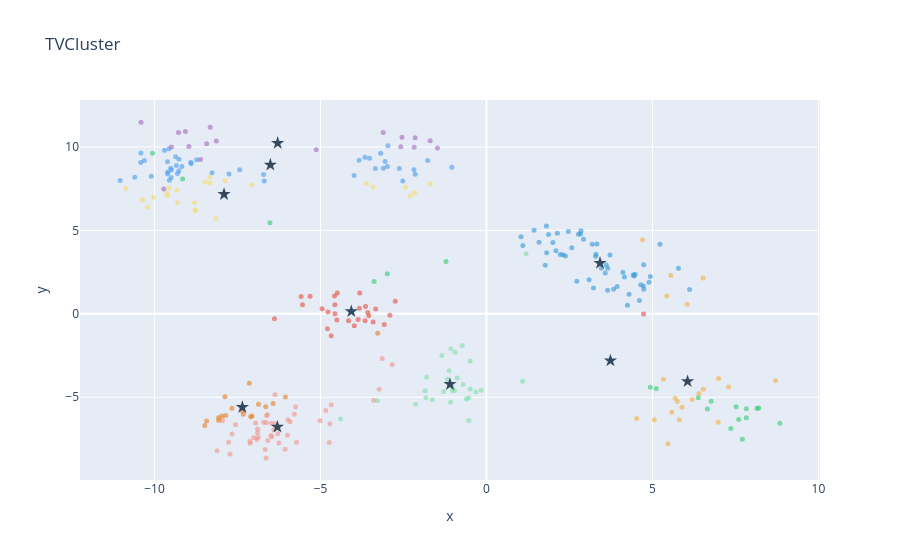

The notebook cell saved with this chart:
### Code cell
rdpm_centroids = tvclust.centroids
df = pd.DataFrame(X, columns=['x', 'y'])
df['label'] = tvclust._labels
fig = plot_dataframe(df, title='TVCluster', x='x', y='y', label='label')
for i, centroid in enumerate(rdpm_centroids):
    fig = plot_centroid(fig, centroid, colors=["#34495e"], marker_size=10, symbol='star', name=f'Centroid {i}')
fig.update_layout(showlegend=False)
fig.show()

### Figure 1 — Plotly figure (JSON) as saved in the notebook; plotly's stock layout.template omitted (floating-point values rounded to 4 significant figures)
{"data": [{"hovertemplate": "label=0<br>x=%{x}<br>y=%{y}<extra></extra>", "legendgroup": "0", "marker": {"color": "#f7dc6f", "opacity": 0.6, "size": 5, "symbol": "circle"}, "mode": "markers", "name": "0", "orientation": "v", "showlegend": true, "type": "scatter", "x": [-10.86, -8.793, -10.04, -9.631, -1.687, -8.481, -8.323, -10.22, -10.36, -8.152, -2.3, -7.884, -9.569, -3.616, -2.442, -3.417, -8.333, -9.324, -8.774, -9.313, -7.073, -8.78, -2.166, -9.611], "xaxis": "x", "y": [7.51, 6.672, 6.989, 7.209, 7.793, 7.884, 7.837, 6.386, 6.839, 5.711, 7.055, 7.975, 7.54, 7.818, 7.59, 7.602, 8.189, 7.405, 6.246, 6.67, 7.729, 6.181, 7.251, 7.087], "yaxis": "y"}, {"hovertemplate": "label=1<br>x=%{x}<br>y=%{y}<extra></extra>", "legendgroup": "1", "marker": {"color": "#82e0aa", "opacity": 0.6, "size": 5, "symbol": "circle"}, "mode": "markers", "name": "1", "orientation": "v", "showlegend": true, "type": "scatter", "x": [-1.125, -1.805, -0.1599, -1.071, -0.7283, -1.179, -0.8821, -0.7067, -1.343, -1.82, -4.399, -2.135, -0.9477, -1.849, 1.085, -0.5308, -0.5317, -0.9666, 1.193, -0.6041, -1.631, -0.3236, -1.034, -1.081, -0.49, -0.4915, -1.29, -1.023, -3.285], "xaxis": "x", "y": [-3.405, -3.798, -4.583, -2.1, -1.905, -3.927, -3.842, -4.231, -2.499, -5.025, -6.297, -5.42, -2.299, -4.608, -4.046, -5.032, -6.387, -4.596, 3.601, -5.098, -5.154, -4.685, -4.395, -5.301, -4.501, -2.82, -4.653, -4.591, -5.212], "yaxis": "y"}, {"hovertemplate": "label=2<br>x=%{x}<br>y=%{y}<extra></extra>", "legendgroup": "2", "marker": {"color": "#f1948a", "opacity": 0.6, "size": 5, "symbol": "circle"}, "mode": "markers", "name": "2", "orientation": "v", "showlegend": true, "type": "scatter", "x": [-4.735, -6.62, -6.894, -6.406, -6.286, -7.01, -7.12, -3.14, -5.997, -6.629, -7.951, -6.877, -6.894, -6.666, -5.749, -5.979, -3.232, -3.399, -6.587, -6.476, -4.719, -8.117, -5.721, -7.125, -6.358, -7.769, -7.663, -6.371, -5.787, -6.706, -6.917, -4.676, -5.916, -7.56, -4.84, -6.491, -6.471, -6.957, -5.014, -6.639, -6.254, -6.603, -6.066, -7.726, -2.84], "xaxis": "x", "y": [-7.712, -6.098, -7.125, -6.953, -7.193, -7.413, -7.754, -2.679, -7.272, -6.534, -6.398, -7.391, -6.908, -8.126, -5.574, -6.365, -4.527, -5.184, -7.594, -6.553, -6.581, -8.201, -7.701, -7.634, -6.583, -7.696, -7.202, -4.852, -6.021, -6.495, -7.53, -5.45, -6.467, -6.648, -5.793, -7.287, -7.367, -6.539, -6.406, -8.634, -7.737, -6.053, -8.111, -8.395, -3.032], "yaxis": "y"}, {"hovertemplate": "label=3<br>x=%{x}<br>y=%{y}<extra></extra>", "legendgroup": "3", "marker": {"color": "#499cef", "opacity": 0.6, "size": 5, "symbol": "circle"}, "mode": "markers", "name": "3", "orientation": "v", "showlegend": true, "type": "scatter", "x": [-2.625, -9.266, -9.607, -7.435, -2.523, -10.41, -9.491, -9.601, -9.564, -6.716, -3.186, -2.185, -9.5, -8.906, -8.898, -3.11, -9.31, -11.04, -6.694, -10.1, -3.522, -9.175, -3.054, -9.264, -1.771, -1.044, -8.731, -9.697, -10.31, -9.607, -3.837, -3.66, -2.148, -9.513, -9.364, -2.988, -3.988, -7.755, -2.97, -10.41, -9.343, -3.348, -8.267, -9.554, -10.59], "xaxis": "x", "y": [8.713, 8.571, 9.11, 8.631, 7.957, 9.077, 8.625, 8.501, 9.896, 8.356, 9.626, 8.629, 8.176, 9.088, 8.997, 8.723, 8.412, 7.991, 7.957, 8.241, 9.329, 8.834, 9.125, 9.268, 9.186, 8.789, 9.238, 9.8, 9.185, 8.396, 9.211, 9.39, 8.369, 8.721, 9.411, 8.829, 8.294, 8.377, 10.07, 9.642, 8.891, 8.705, 8.459, 8.003, 8.184], "yaxis": "y"}, {"hovertemplate": "label=4<br>x=%{x}<br>y=%{y}<extra></extra>", "legendgroup": "4", "marker": {"color": "#f5b041", "opacity": 0.6, "size": 5, "symbol": "circle"}, "mode": "markers", "name": "4", "orientation": "v", "showlegend": true, "type": "scatter", "x": [5.431, 6.199, 6.526, 5.466, 5.054, 5.809, 5.89, 6.043, 5.329, 6.534, 7.294, 6.981, 8.71, 5.75, 6.991, 6.4, 4.525, 5.684, 5.555, 4.7, 5.581], "xaxis": "x", "y": [1.064, -5.13, 2.148, -7.792, -6.353, -6.353, -5.603, 0.5713, -3.922, -4.515, -4.385, -6.502, -3.998, -5.261, -3.877, -4.782, -6.279, -5.067, 2.302, 4.436, -5.896], "yaxis": "y"}, {"hovertemplate": "label=5<br>x=%{x}<br>y=%{y}<extra></extra>", "legendgroup": "5", "marker": {"color": "#a569bd", "opacity": 0.6, "size": 5, "symbol": "circle"}, "mode": "markers", "name": "5", "orientation": "v", "showlegend": true, "type": "scatter", "x": [-8.964, -3.111, -2.148, -1.478, -9.491, -8.137, -2.178, -1.697, -10.41, -8.323, -2.545, -5.129, -9.277, -2.581, -9.722, -8.43, -8.613, -9.069], "xaxis": "x", "y": [10.03, 10.87, 10.55, 9.946, 9.993, 10.36, 9.99, 10.37, 11.49, 11.18, 10.58, 9.836, 10.87, 10.02, 7.477, 10.19, 9.251, 10.93], "yaxis": "y"}, {"hovertemplate": "label=6<br>x=%{x}<br>y=%{y}<extra></extra>", "legendgroup": "6", "marker": {"color": "#e74c3c", "opacity": 0.6, "size": 5, "symbol": "circle"}, "mode": "markers", "name": "6", "orientation": "v", "showlegend": true, "type": "scatter", "x": [-3.981, -3.414, -3.655, -4.952, -4.154, -4.678, -3.645, -6.387, -4.492, -5.314, -3.079, -3.544, 4.732, -4.567, -5.585, -4.508, -3.867, -5.543, -4.566, -3.829, -4.776, -4.791, -3.816, -2.747, -2.909, -3.578, -4.578, -3.338], "xaxis": "x", "y": [-0.7159, -0.4824, -0.4092, 0.3048, -0.4124, -1.31, 0.4449, -0.3018, 1.251, 1.058, -0.6346, -0.1089, -0.0144, 0.5425, 1.038, -0.3689, -0.3358, 0.5432, 0.008003, 0.3395, 0.1106, -0.8877, 1.247, 0.7495, -0.08176, 0.08325, 1.066, 0.2921], "yaxis": "y"}, {"hovertemplate": "label=7<br>x=%{x}<br>y=%{y}<extra></extra>", "legendgroup": "7", "marker": {"color": "#2ecc71", "opacity": 0.6, "size": 5, "symbol": "circle"}, "mode": "markers", "name": "7", "orientation": "v", "showlegend": true, "type": "scatter", "x": [8.2, 4.936, 8.151, 7.521, -10.06, 7.599, -6.524, 7.828, 7.828, 7.707, -3.385, -9.154, 7.36, -1.219, 6.379, 5.115, 6.654, -2.989, 6.769, 8.839], "xaxis": "x", "y": [-5.638, -4.399, -5.679, -5.57, 9.63, -6.33, 5.456, -6.222, -5.686, -7.512, 1.937, 8.082, -6.878, 3.137, -5.036, -4.476, -5.706, 2.405, -5.239, -6.562], "yaxis": "y"}, {"hovertemplate": "label=8<br>x=%{x}<br>y=%{y}<extra></extra>", "legendgroup": "8", "marker": {"color": "#3498db", "opacity": 0.6, "size": 5, "symbol": "circle"}, "mode": "markers", "name": "8", "orientation": "v", "showlegend": true, "type": "scatter", "x": [1.041, 4.936, 4.897, 4.645, 3.328, 4.737, 3.578, 4.11, 2.136, 1.582, 4.297, 4.248, 4.605, 3.089, 2.379, 2.466, 5.227, 2.848, 2.303, 3.655, 3.649, 3.464, 1.814, 3.72, 1.77, 3.938, 3.289, 2.77, 4.42, 3.831, 2.001, 4.448, 4.727, 3.225, 1.095, 3.608, 4.479, 4.155, 2.835, 2.922, 6.118, 2.221, 2.569, 1.805, 3.185, 2.721, 4.74, 3.3, 1.433, 5.783, 1.871, 2.092], "xaxis": "x", "y": [4.624, 2.234, 1.899, 1.739, 4.182, 2.942, 2.447, 2.486, 4.824, 4.292, 1.171, 0.5097, 0.8045, 2.042, 3.469, 4.936, 4.164, 4.975, 3.539, 2.731, 1.407, 2.726, 3.668, 3.523, 2.914, 1.646, 3.454, 4.772, 2.33, 1.471, 4.279, 2.275, 1.674, 1.553, 4.102, 2.924, 2.377, 2.209, 4.791, 4.469, 1.455, 3.561, 3.959, 5.26, 4.172, 1.947, 1.47, 3.57, 5.011, 2.725, 4.75, 3.776], "yaxis": "y"}, {"hovertemplate": "label=9<br>x=%{x}<br>y=%{y}<extra></extra>", "legendgroup": "9", "marker": {"color": "#e67e22", "opacity": 0.6, "size": 5, "symbol": "circle"}, "mode": "markers", "name": "9", "orientation": "v", "showlegend": true, "type": "scatter", "x": [-8.487, -7.879, -8.431, -7.854, -8.067, -7.144, -8.071, -7.326, -7.349, -6.652, -6.426, -7.668, -7.063, -6.058, -7.103, -6.867, -7.97, -3.277], "xaxis": "x", "y": [-6.695, -4.965, -6.421, -6.093, -6.387, -4.16, -6.224, -6.024, -5.828, -5.573, -5.377, -5.662, -6.118, -4.983, -6.166, -5.427, -6.128, -1.166], "yaxis": "y"}, {"marker": {"color": ["#34495e"], "size": 10, "symbol": "star"}, "mode": "markers", "name": "Centroid 0", "type": "scatter", "x": [-7.906], "y": [7.166]}, {"marker": {"color": ["#34495e"], "size": 10, "symbol": "star"}, "mode": "markers", "name": "Centroid 1", "type": "scatter", "x": [-1.099], "y": [-4.221]}, {"marker": {"color": ["#34495e"], "size": 10, "symbol": "star"}, "mode": "markers", "name": "Centroid 2", "type": "scatter", "x": [-6.298], "y": [-6.781]}, {"marker": {"color": ["#34495e"], "size": 10, "symbol": "star"}, "mode": "markers", "name": "Centroid 3", "type": "scatter", "x": [-6.511], "y": [8.933]}, {"marker": {"color": ["#34495e"], "size": 10, "symbol": "star"}, "mode": "markers", "name": "Centroid 4", "type": "scatter", "x": [6.058], "y": [-4.049]}, {"marker": {"color": ["#34495e"], "size": 10, "symbol": "star"}, "mode": "markers", "name": "Centroid 5", "type": "scatter", "x": [-6.29], "y": [10.23]}, {"marker": {"color": ["#34495e"], "size": 10, "symbol": "star"}, "mode": "markers", "name": "Centroid 6", "type": "scatter", "x": [-4.072], "y": [0.1432]}, {"marker": {"color": ["#34495e"], "size": 10, "symbol": "star"}, "mode": "markers", "name": "Centroid 7", "type": "scatter", "x": [3.734], "y": [-2.806]}, {"marker": {"color": ["#34495e"], "size": 10, "symbol": "star"}, "mode": "markers", "name": "Centroid 8", "type": "scatter", "x": [3.42], "y": [3.04]}, {"marker": {"color": ["#34495e"], "size": 10, "symbol": "star"}, "mode": "markers", "name": "Centroid 9", "type": "scatter", "x": [-7.355], "y": [-5.6]}], "layout": {"legend": {"title": {"text": "label"}, "tracegroupgap": 0}, "showlegend": false, "title": {"text": "TVCluster"}, "xaxis": {"anchor": "y", "domain": [0, 1], "title": {"text": "x"}}, "yaxis": {"anchor": "x", "domain": [0, 1], "title": {"text": "y"}}}}
